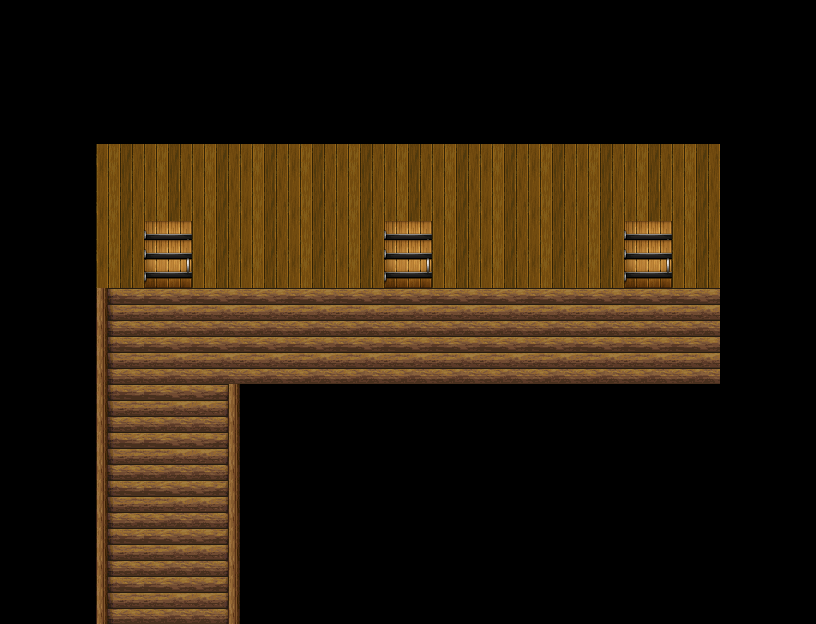

This game map was drawn from its Tiled (.tmx) file and the tilesets committed beside it. A one-line description and the full map source follow:
An orthogonal 17x13 tile map with 48x48 px tiles, 2 tile layers (background, decoration), 5 tilesets and 17 objects (2x level_trigger, 2x player_spawn).

<map version="1.10" tiledversion="1.12.2" orientation="orthogonal" renderorder="right-down" width="17" height="13" tilewidth="48" tileheight="48" infinite="0" nextlayerid="6" nextobjectid="25">
 <properties>
  <property name="level_type" value="indoor" />
 </properties>
 <tileset firstgid="1" source="tilesets/Inside_A4.tsx" />
 <tileset firstgid="257" source="tilesets/Dungeon_A2.tsx" />
 <tileset firstgid="449" source="tilesets/Inside_B.tsx" />
 <tileset firstgid="705" source="tilesets/Inside_A2.tsx" />
 <tileset firstgid="945" source="tilesets/Dungeon_A5.tsx" />
 <layer id="1" name="background" width="17" height="13">
  <data encoding="csv">
945,945,945,945,945,945,945,945,945,945,945,945,945,945,945,945,945,
945,945,945,945,945,945,945,945,945,945,945,945,945,945,945,945,945,
945,945,945,945,945,945,945,945,945,945,945,945,945,945,945,945,945,
945,945,3221225725,3221225725,3221225725,3221225725,3221225725,3221225725,3221225725,3221225725,3221225725,3221225725,3221225725,3221225725,3221225725,945,945,
945,945,3221225725,3221225725,3221225725,3221225725,3221225725,3221225725,3221225725,3221225725,3221225725,3221225725,3221225725,3221225725,3221225725,945,945,
945,945,3221225725,3221225725,3221225725,3221225725,3221225725,3221225725,3221225725,3221225725,3221225725,3221225725,3221225725,3221225725,3221225725,945,945,
945,945,247,249,249,249,249,249,249,249,249,249,249,249,249,945,945,
945,945,247,249,249,249,249,249,249,249,249,249,249,249,249,945,945,
945,945,247,249,248,945,945,945,945,945,945,945,945,945,945,945,945,
945,945,247,249,248,945,945,945,945,945,945,945,945,945,945,945,945,
945,945,247,249,248,945,945,945,945,945,945,945,945,945,945,945,945,
945,945,247,249,248,945,945,945,945,945,945,945,945,945,945,945,945,
945,945,247,249,248,945,945,945,945,945,945,945,945,945,945,945,945
</data>
 </layer>
 <layer id="2" name="decoration" width="17" height="13">
  <data encoding="csv">
0,0,0,0,0,0,0,0,0,0,0,0,0,0,0,0,0,
0,0,0,0,0,0,0,0,0,0,0,0,0,0,0,0,0,
0,0,0,0,0,0,0,0,0,0,0,0,0,0,0,0,0,
0,0,0,0,0,0,0,0,0,0,0,0,0,0,0,0,0,
0,0,0,930,0,0,0,0,930,0,0,0,0,930,0,0,0,
0,0,0,929,0,0,0,0,929,0,0,0,0,929,0,0,0,
0,0,0,0,0,0,0,0,0,0,0,0,0,0,0,0,0,
0,0,0,0,0,0,0,0,0,0,0,0,0,0,0,0,0,
0,0,0,0,0,0,0,0,0,0,0,0,0,0,0,0,0,
0,0,0,0,0,0,0,0,0,0,0,0,0,0,0,0,0,
0,0,0,0,0,0,0,0,0,0,0,0,0,0,0,0,0,
0,0,0,0,0,0,0,0,0,0,0,0,0,0,0,0,0,
0,0,0,0,0,0,0,0,0,0,0,0,0,0,0,0,0
</data>
 </layer>
 <objectgroup id="3" name="collision">
  <object id="14" x="48" y="144" width="48" height="480" />
  <object id="15" x="240" y="384" width="48" height="240" />
  <object id="16" x="288" y="384" width="432" height="48" />
  <object id="17" x="720" y="288" width="48" height="96" />
  <object id="18" x="96" y="96" width="624" height="48" />
  <object id="19" x="720" y="144" width="48" height="144" />
  <object id="22" x="96" y="240" width="528" height="48" />
  <object id="23" x="672" y="240" width="48" height="48" />
  <object id="24" x="624" y="240" width="48" height="36" />
 </objectgroup>
 <objectgroup id="4" name="triggers">
  <object id="1" name="level_trigger" x="96" y="624" width="144" height="48">
   <properties>
    <property name="level" value="tavern_hall" />
   </properties>
  </object>
  <object id="3" name="level_trigger" x="624" y="221" width="48" height="67">
   <properties>
    <property name="level" value="tavern_bedroom" />
   </properties>
  </object>
  <object id="4" name="player_spawn" x="144" y="549" width="48" height="72">
   <properties>
    <property name="level" value="tavern_hall" />
   </properties>
  </object>
  <object id="5" name="player_spawn" x="624" y="240" width="48" height="72">
   <properties>
    <property name="level" value="tavern_bedroom" />
   </properties>
  </object>
 </objectgroup>
 <objectgroup id="5" name="renderables">
  <object id="6" gid="527" x="240" y="264" width="48" height="48" />
  <object id="7" gid="528" x="288" y="264" width="48" height="48" />
  <object id="9" gid="542" x="528" y="264" width="48" height="48" />
  <object id="10" gid="543" x="480" y="264" width="48" height="48" />
 </objectgroup>
</map>
